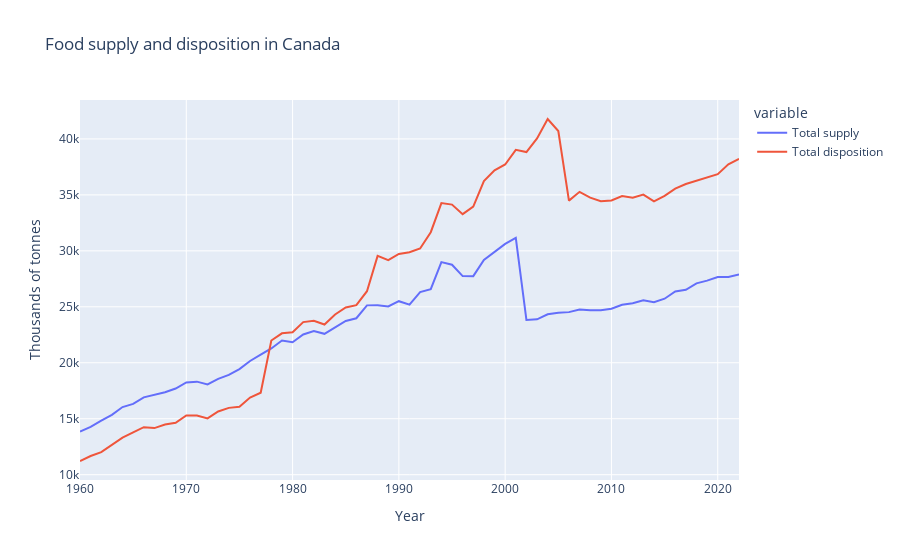

Notebook code for this chart:
### Markdown cell above
The ratio of features to effort is pretty fantastic.

Also, we might suspect that our data has some issues given the unexpected dropoff in 2002. Perhaps the system of tracking changed, and we can only really track either 1960–2001 or 2002–2022.

We could actually add more lines if we use the columns as a set of y axes:

### Code cell
# Multiple lines
fig = px.line(df_years, x=df_years.index, y=['Total supply', 'Total disposition'],
              
              # In this case we have to specify the y axis label, since it defaults
              # to 'value' when you use more than one series of data for an axis
              title='Food supply and disposition in Canada', labels={'value': 'Thousands of tonnes'})
fig.show()

### Figure 1 — Plotly figure (JSON) as saved in the notebook; plotly's stock layout.template omitted (floating-point values rounded to 4 significant figures)
{"data": [{"hovertemplate": "variable=Total supply<br>Year=%{x}<br>Thousands of tonnes=%{y}<extra></extra>", "legendgroup": "Total supply", "line": {"color": "#636efa", "dash": "solid"}, "marker": {"symbol": "circle"}, "mode": "lines", "name": "Total supply", "orientation": "v", "showlegend": true, "type": "scatter", "x": [1960, 1961, 1962, 1963, 1964, 1965, 1966, 1967, 1968, 1969, 1970, 1971, 1972, 1973, 1974, 1975, 1976, 1977, 1978, 1979, 1980, 1981, 1982, 1983, 1984, 1985, 1986, 1987, 1988, 1989, 1990, 1991, 1992, 1993, 1994, 1995, 1996, 1997, 1998, 1999, 2000, 2001, 2002, 2003, 2004, 2005, 2006, 2007, 2008, 2009, 2010, 2011, 2012, 2013, 2014, 2015, 2016, 2017, 2018, 2019, 2020, 2021, 2022], "xaxis": "x", "y": [13850.0, 14270.0, 14830.0, 15340.0, 16040.0, 16330.0, 16910.0, 17170.0, 17360.0, 17700.0, 18240.0, 18310.0, 18070.0, 18560.0, 18920.0, 19440.0, 20160.0, 20730.0, 21280.0, 21990.0, 21830.0, 22530.0, 22830.0, 22590.0, 23180.0, 23740.0, 23980.0, 25130.0, 25150.0, 25040.0, 25500.0, 25200.0, 26310.0, 26570.0, 29000.0, 28760, 27750.0, 27740.0, 29180.0, 29900.0, 30620.0, 31160.0, 23830.0, 23880.0, 24330.0, 24470.0, 24520.0, 24760.0, 24690.0, 24700.0, 24830.0, 25190.0, 25310.0, 25580.0, 25420.0, 25720.0, 26380.0, 26519, 27090.0, 27340.0, 27670.0, 27660.0, 27890.0], "yaxis": "y"}, {"hovertemplate": "variable=Total disposition<br>Year=%{x}<br>Thousands of tonnes=%{y}<extra></extra>", "legendgroup": "Total disposition", "line": {"color": "#EF553B", "dash": "solid"}, "marker": {"symbol": "circle"}, "mode": "lines", "name": "Total disposition", "orientation": "v", "showlegend": true, "type": "scatter", "x": [1960, 1961, 1962, 1963, 1964, 1965, 1966, 1967, 1968, 1969, 1970, 1971, 1972, 1973, 1974, 1975, 1976, 1977, 1978, 1979, 1980, 1981, 1982, 1983, 1984, 1985, 1986, 1987, 1988, 1989, 1990, 1991, 1992, 1993, 1994, 1995, 1996, 1997, 1998, 1999, 2000, 2001, 2002, 2003, 2004, 2005, 2006, 2007, 2008, 2009, 2010, 2011, 2012, 2013, 2014, 2015, 2016, 2017, 2018, 2019, 2020, 2021, 2022], "xaxis": "x", "y": [11220.0, 11670.0, 12020.0, 12680.0, 13320.0, 13790.0, 14250.0, 14160.0, 14490.0, 14640.0, 15300.0, 15290.0, 15030.0, 15650.0, 15970.0, 16080.0, 16900.0, 17320.0, 21990.0, 22630.0, 22720.0, 23630.0, 23740.0, 23420.0, 24310.0, 24940.0, 25150.0, 26390.0, 29550.0, 29170.0, 29720.0, 29870.0, 30210.0, 31670.0, 34270.0, 34130.0, 33280.0, 33960.0, 36230.0, 37200.0, 37710.0, 39020.0, 38830.0, 40040.0, 41780.0, 40710.0, 34490.0, 35270.0, 34750.0, 34440.0, 34510.0, 34890.0, 34750.0, 35020.0, 34410.0, 34910.0, 35550.0, 35970.0, 36240.0, 36580.0, 36850.0, 37730.0, 38230.0], "yaxis": "y"}], "layout": {"legend": {"title": {"text": "variable"}, "tracegroupgap": 0}, "title": {"text": "Food supply and disposition in Canada"}, "xaxis": {"anchor": "y", "domain": [0, 1], "title": {"text": "Year"}}, "yaxis": {"anchor": "x", "domain": [0, 1], "title": {"text": "Thousands of tonnes"}}}}
